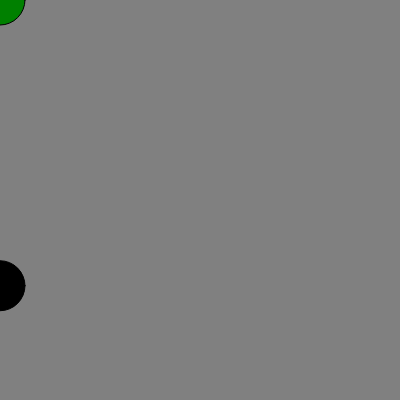
Frame 1 (no input)
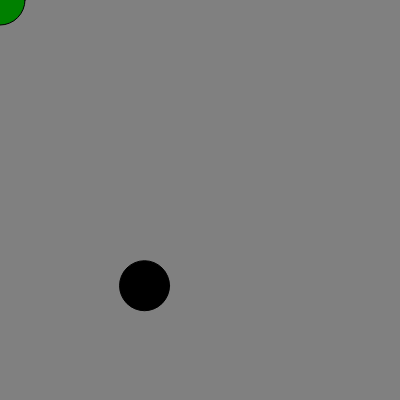
Frame 60 (no input)
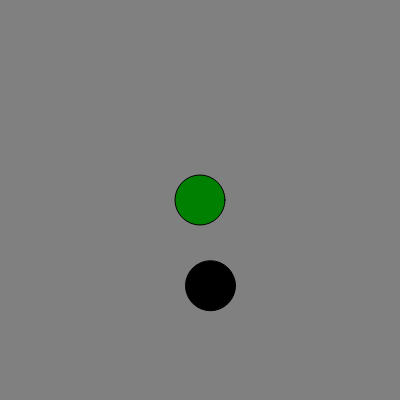
Frame 120 (the mouse pressed at the canvas centre since frame 60)

The p5.js sketch that drew these frames (run headless with seeded random() and noise() and a simulated clock; from frame 60 on, the mouse is pressed at the canvas centre):

// p5.js sketch
// ── sketch.js
let eX, eY, eS, eSpeed, bgColor, frogColor, gameOver, alphaV;

function setup() {
  createCanvas(400, 400);
  eS = 50;
  eX = 0;
  eY = random(height);
  eSpeed = 1
  bgColor = "grey";
  frogColor = "green";
  gameOver = false;
  alphaV = 0;
}

function draw() {
  background(bgColor);
  fill(frogColor);
  ellipse(mouseX, mouseY, eS);
  fill("black");
  ellipse(eX, eY, eS);
  eX = eX + eSpeed;
  if(eX > width) {
    eX = 0;
    eY = random(height);
  }
  eSpeed = eSpeed + 0.05;

  if(dist(mouseX, mouseY, eX, eY) < 50){
    gameOver = true;
  }

  if(gameOver){
    alphaV = 255;
    fill(255, 0, 0, alphaV)
    rect(0, 0, width, height)
    fill(255, alphaV)
    textAlign(CENTER);
    textSize(32);
    text("Game Over", width / 2, height / 2);
    textSize(16);
    text("Click to Restart", width / 2, height / 2 + 30);
  }

  if(mouseIsPressed) {
    gameOver = false;
    alphaV = 0;
    eSpeed = 1;
  }
}
